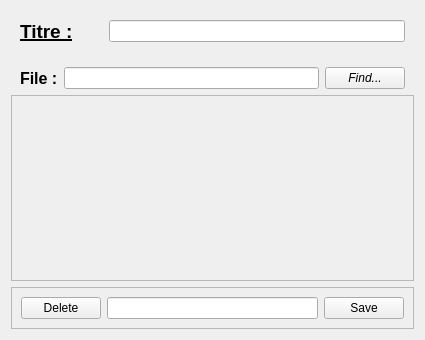
<?xml version="1.0" encoding="UTF-8"?>
<ui version="4.0">
 <class>Audio_modif</class>
 <widget class="QWidget" name="Audio_modif">
  <property name="geometry">
   <rect>
    <x>0</x>
    <y>0</y>
    <width>425</width>
    <height>340</height>
   </rect>
  </property>
  <property name="windowTitle">
   <string>Form</string>
  </property>
  <layout class="QVBoxLayout" name="verticalLayout">
   <item>
    <widget class="QFrame" name="frame">
     <property name="sizePolicy">
      <sizepolicy hsizetype="Preferred" vsizetype="Maximum">
       <horstretch>0</horstretch>
       <verstretch>0</verstretch>
      </sizepolicy>
     </property>
     <property name="frameShape">
      <enum>QFrame::NoFrame</enum>
     </property>
     <property name="frameShadow">
      <enum>QFrame::Plain</enum>
     </property>
     <layout class="QHBoxLayout" name="horizontalLayout_6">
      <item>
       <widget class="QLabel" name="title_label">
        <property name="font">
         <font>
          <pointsize>14</pointsize>
          <weight>75</weight>
          <bold>true</bold>
          <underline>true</underline>
         </font>
        </property>
        <property name="text">
         <string>Titre :</string>
        </property>
       </widget>
      </item>
      <item>
       <spacer name="horizontalSpacer">
        <property name="orientation">
         <enum>Qt::Horizontal</enum>
        </property>
        <property name="sizeType">
         <enum>QSizePolicy::Preferred</enum>
        </property>
        <property name="sizeHint" stdset="0">
         <size>
          <width>30</width>
          <height>20</height>
         </size>
        </property>
       </spacer>
      </item>
      <item>
       <widget class="QLineEdit" name="title_note"/>
      </item>
     </layout>
    </widget>
   </item>
   <item>
    <widget class="QFrame" name="frame_dialog">
     <property name="sizePolicy">
      <sizepolicy hsizetype="Expanding" vsizetype="Maximum">
       <horstretch>0</horstretch>
       <verstretch>0</verstretch>
      </sizepolicy>
     </property>
     <property name="frameShape">
      <enum>QFrame::NoFrame</enum>
     </property>
     <property name="frameShadow">
      <enum>QFrame::Raised</enum>
     </property>
     <layout class="QHBoxLayout" name="horizontalLayout_2">
      <property name="leftMargin">
       <number>9</number>
      </property>
      <property name="topMargin">
       <number>9</number>
      </property>
      <property name="rightMargin">
       <number>9</number>
      </property>
      <property name="bottomMargin">
       <number>0</number>
      </property>
      <item>
       <widget class="QLabel" name="label">
        <property name="font">
         <font>
          <pointsize>12</pointsize>
          <weight>75</weight>
          <bold>true</bold>
         </font>
        </property>
        <property name="text">
         <string>File :</string>
        </property>
       </widget>
      </item>
      <item>
       <widget class="QLineEdit" name="url_line"/>
      </item>
      <item>
       <widget class="QPushButton" name="find_button">
        <property name="font">
         <font>
          <italic>true</italic>
         </font>
        </property>
        <property name="text">
         <string>Find...</string>
        </property>
       </widget>
      </item>
     </layout>
    </widget>
   </item>
   <item>
    <widget class="QFrame" name="frame_2">
     <property name="frameShape">
      <enum>QFrame::StyledPanel</enum>
     </property>
     <property name="frameShadow">
      <enum>QFrame::Raised</enum>
     </property>
    </widget>
   </item>
   <item>
    <widget class="QFrame" name="frame_3">
     <property name="sizePolicy">
      <sizepolicy hsizetype="Preferred" vsizetype="Maximum">
       <horstretch>0</horstretch>
       <verstretch>0</verstretch>
      </sizepolicy>
     </property>
     <property name="frameShape">
      <enum>QFrame::StyledPanel</enum>
     </property>
     <property name="frameShadow">
      <enum>QFrame::Raised</enum>
     </property>
     <layout class="QHBoxLayout" name="horizontalLayout_5">
      <item>
       <widget class="QPushButton" name="delete_button">
        <property name="text">
         <string>Delete</string>
        </property>
       </widget>
      </item>
      <item>
       <widget class="QLineEdit" name="description_line">
        <property name="styleSheet">
         <string notr="true">font: oblique 11pt &quot;Cantarell&quot;;</string>
        </property>
        <property name="echoMode">
         <enum>QLineEdit::Normal</enum>
        </property>
       </widget>
      </item>
      <item>
       <widget class="QPushButton" name="save_button">
        <property name="text">
         <string>Save</string>
        </property>
       </widget>
      </item>
     </layout>
    </widget>
   </item>
  </layout>
 </widget>
 <resources/>
 <connections/>
</ui>
